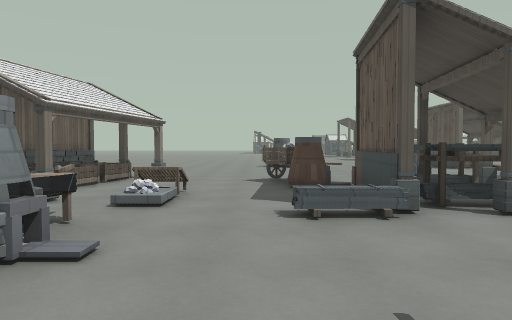
view 1 (above)

20 first-person views from a walk through a 3-D level made in the Godot game engine. The camera is 1.5 m above the floor, tilts 2° down and sees 70° across. The floor is counted in squares, 2 m on a side. Each view is taken from the middle of a square. On the plan, view 1 faces up. The plan holds only what a view shows up to about 11 squares ahead; the rest is blank. The place goes on beyond the plan. Surface patterns are stand-ins for the level's own textures.

view 2
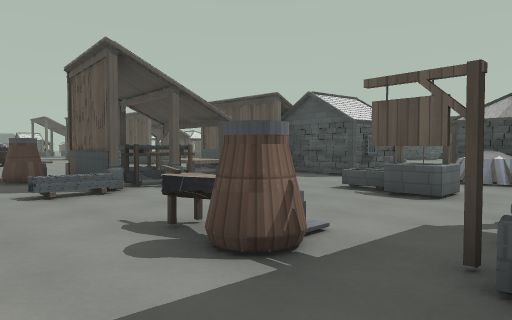

view 3
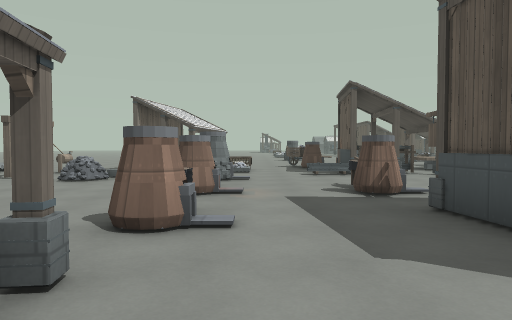

view 4
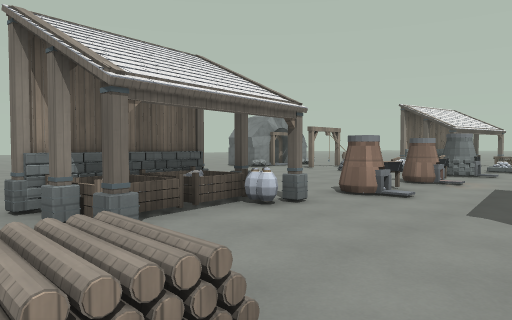

view 5
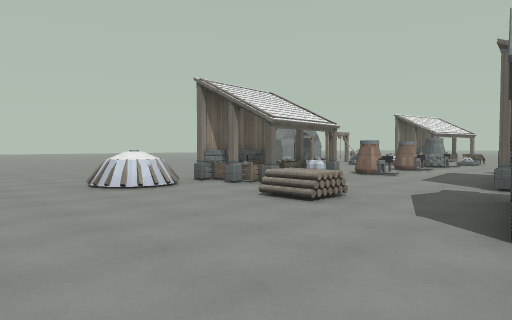

view 6
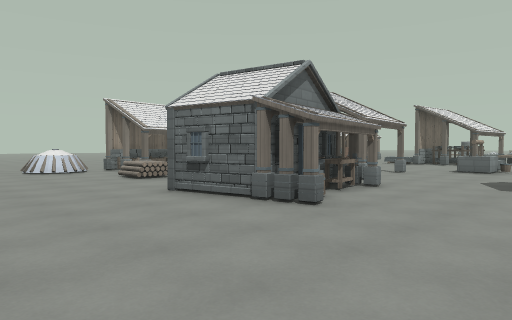

view 7
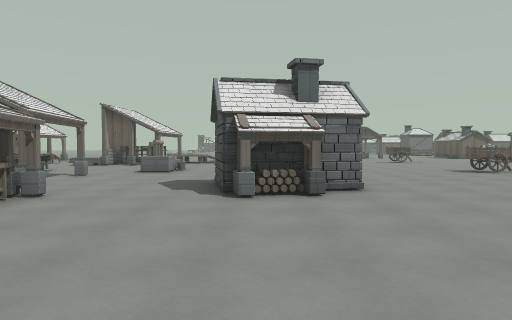

view 8
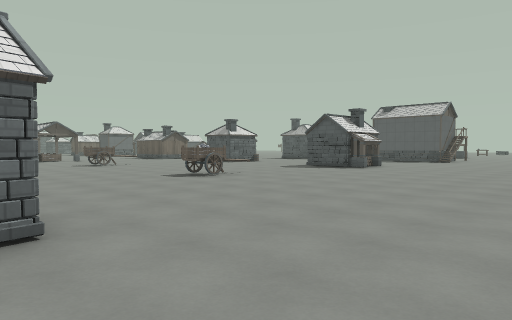

view 9
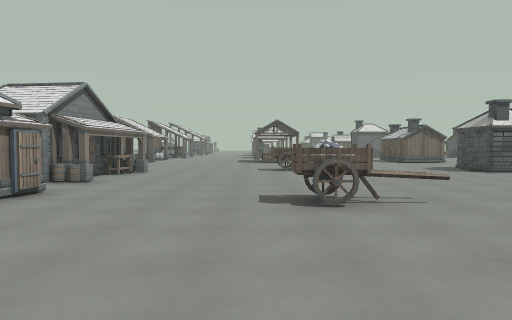

view 10
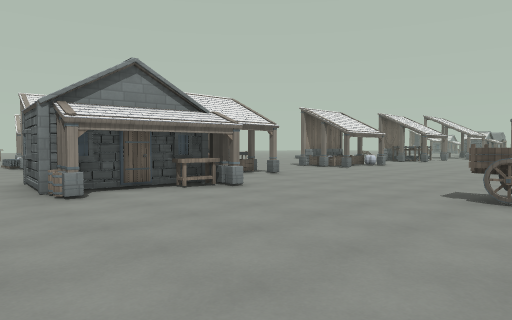

view 11
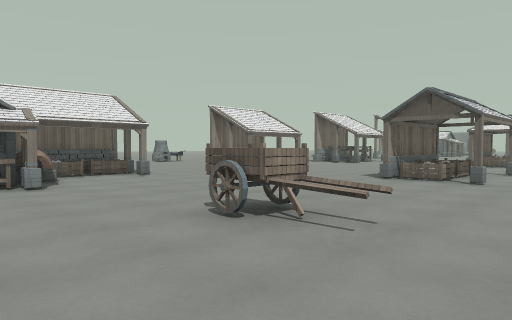

view 12
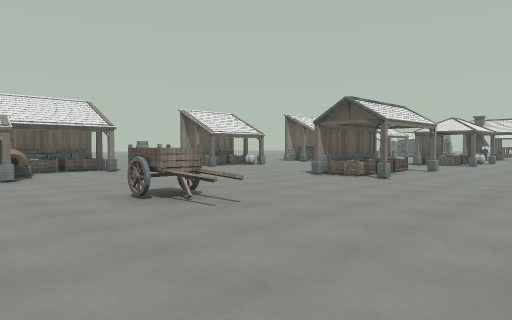

view 13
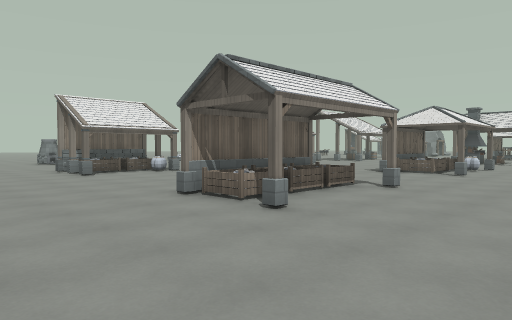

view 14
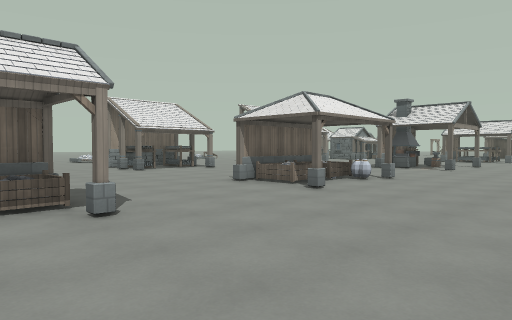

view 15
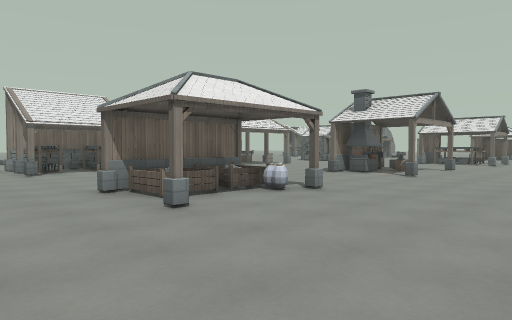

view 16
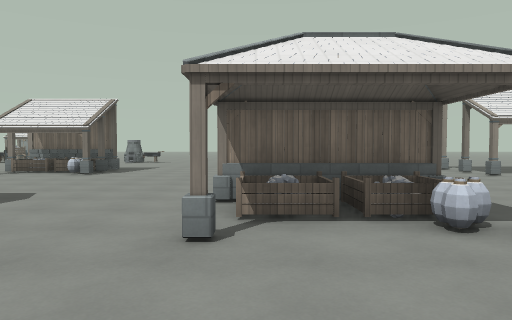

view 17
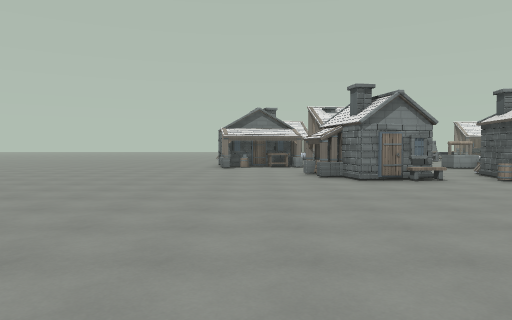

view 18
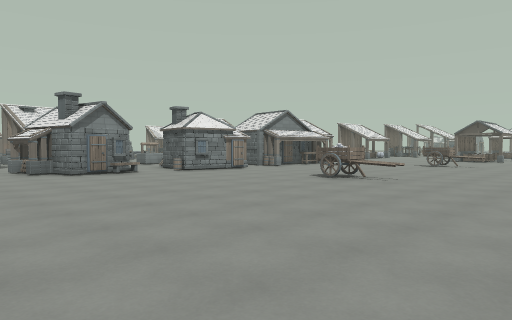

view 19
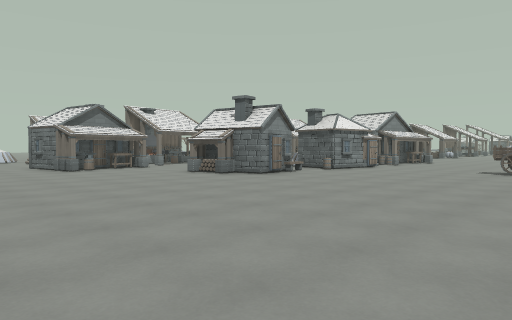

view 20
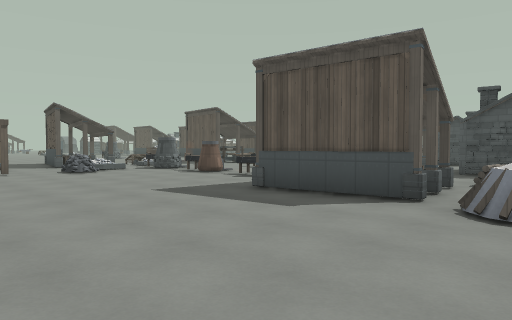

### Floor plan
Key: @ floor where view 1 was taken; # wall or solid block; x gap in a wall; . floor; D closed door; = window, fence, low wall or low ledge; ^ raised ledge; C cart; T tire; O other object.
Columns run from 10 left of view 1 to 20 right of it. Each row starts with its distance up from view 1.
 30                            ..
 29                           ...
 28                         ##...
 27                   ..    #....
 26                   x... ...#..
 25                    ...........
 24                       ........
 23                         ......
 22                         #==...
 21                   ..... #^....
 20                  ###....#^.....
 19                  .........#....
 18                   ............
 17                   .............
 16                   ........#....
 15                   ==....#^....
 14                  #=.....#=... .
 13                  #=#....#^...
 12                 ..........#...
 11         ...     ..............
 10         .....   ..............
  9       #x...O=   .#x#..........
  8       #=..OO.    #=...........
  7       #....O#.#= #=......C=....
  6       #..=..#^#= ####....T.....
  5    #  ##....#^.   ###..........
  4    ..   ...=#x# ..#=D..........
  3    #.=  #.........###..........
  2    ..=..x........ ............
  1    .....^..^...=. =.D........
  0    .....#.@#...#.=^#D....C=...
 -1   ......=..O.#....=##....T....
 -2   ......x..#^.................
 -3   ......x... #....##^..........
 -4   ....=##...##....##D..........
 -5   ....#=..... ....##...........
 -6  .....#=....###................
 -7  .....x=x==.##D...............
 -8  .....^......###............. .
 -9 .....=^=....................
-10 ............................
-11      ......................
-12           .. . .......  .. .

Positions as (right, up) in squares from view 1, and headings:
1: (0, 0), facing up
2: (-1, -2), facing up-right
3: (-1, -6), facing up
4: (1, -8), facing up-left
5: (3, -12), facing up-left
6: (8, -12), facing up-left
7: (8, -11), facing up
8: (9, -8), facing up-right
9: (14, -5), facing up
10: (16, 1), facing up-left
11: (18, 4), facing up-left
12: (20, 4), facing up-left
13: (19, 9), facing up-left
14: (20, 14), facing up-left
15: (20, 17), facing up-left
16: (19, 20), facing left
17: (18, -7), facing left
18: (20, -8), facing up-left
19: (17, -12), facing up-left
20: (-9, -9), facing up-right
